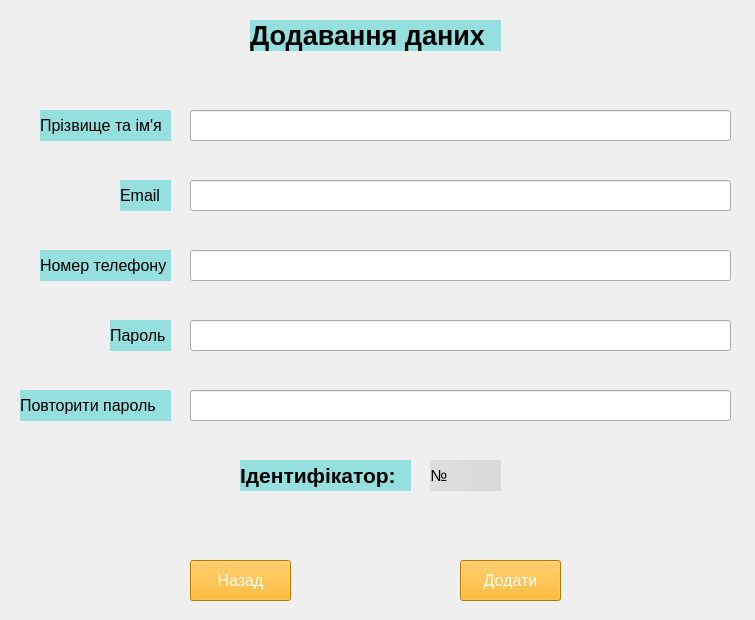
<?xml version="1.0" encoding="UTF-8"?>
<ui version="4.0">
 <class>MainWindow</class>
 <widget class="QMainWindow" name="MainWindow">
  <property name="geometry">
   <rect>
    <x>0</x>
    <y>0</y>
    <width>755</width>
    <height>620</height>
   </rect>
  </property>
  <property name="windowTitle">
   <string>Оновлення даних</string>
  </property>
  <widget class="QWidget" name="centralwidget">
   <widget class="QLabel" name="label">
    <property name="geometry">
     <rect>
      <x>0</x>
      <y>0</y>
      <width>755</width>
      <height>620</height>
     </rect>
    </property>
    <property name="text">
     <string/>
    </property>
    <property name="pixmap">
     <pixmap>4a7eaeae52140c9205af389cc1e2c7b7-Enhanced-transformed (4).jpeg</pixmap>
    </property>
   </widget>
   <widget class="QLabel" name="label_2">
    <property name="geometry">
     <rect>
      <x>250</x>
      <y>20</y>
      <width>251</width>
      <height>31</height>
     </rect>
    </property>
    <property name="font">
     <font>
      <pointsize>20</pointsize>
      <weight>75</weight>
      <bold>true</bold>
     </font>
    </property>
    <property name="styleSheet">
     <string notr="true">background-color: rgb(149, 223, 223);</string>
    </property>
    <property name="text">
     <string>Додавання даних</string>
    </property>
   </widget>
   <widget class="QPushButton" name="admin_back">
    <property name="geometry">
     <rect>
      <x>190</x>
      <y>560</y>
      <width>101</width>
      <height>41</height>
     </rect>
    </property>
    <property name="font">
     <font>
      <pointsize>12</pointsize>
     </font>
    </property>
    <property name="styleSheet">
     <string notr="true">background-color: rgb(255, 170, 0);
color: rgb(255, 255, 255);</string>
    </property>
    <property name="text">
     <string>Назад</string>
    </property>
   </widget>
   <widget class="QPushButton" name="admin_add_admin">
    <property name="geometry">
     <rect>
      <x>460</x>
      <y>560</y>
      <width>101</width>
      <height>41</height>
     </rect>
    </property>
    <property name="font">
     <font>
      <pointsize>12</pointsize>
     </font>
    </property>
    <property name="styleSheet">
     <string notr="true">background-color: rgb(255, 170, 0);
color: rgb(255, 255, 255);</string>
    </property>
    <property name="text">
     <string>Додати</string>
    </property>
   </widget>
   <widget class="QLineEdit" name="take_password_again">
    <property name="geometry">
     <rect>
      <x>190</x>
      <y>390</y>
      <width>541</width>
      <height>31</height>
     </rect>
    </property>
   </widget>
   <widget class="QLineEdit" name="take_phone">
    <property name="geometry">
     <rect>
      <x>190</x>
      <y>250</y>
      <width>541</width>
      <height>31</height>
     </rect>
    </property>
   </widget>
   <widget class="QLabel" name="label_full_name">
    <property name="geometry">
     <rect>
      <x>40</x>
      <y>110</y>
      <width>131</width>
      <height>31</height>
     </rect>
    </property>
    <property name="font">
     <font>
      <pointsize>12</pointsize>
      <weight>50</weight>
      <bold>false</bold>
     </font>
    </property>
    <property name="toolTip">
     <string>&lt;html&gt;&lt;head/&gt;&lt;body&gt;&lt;p align=&quot;center&quot;&gt;&lt;br/&gt;&lt;/p&gt;&lt;/body&gt;&lt;/html&gt;</string>
    </property>
    <property name="styleSheet">
     <string notr="true">background-color: rgb(149, 223, 223);</string>
    </property>
    <property name="text">
     <string>Прізвище та ім'я</string>
    </property>
    <property name="margin">
     <number>3</number>
    </property>
   </widget>
   <widget class="QLineEdit" name="take_email">
    <property name="geometry">
     <rect>
      <x>190</x>
      <y>180</y>
      <width>541</width>
      <height>31</height>
     </rect>
    </property>
   </widget>
   <widget class="QLineEdit" name="take_password">
    <property name="geometry">
     <rect>
      <x>190</x>
      <y>320</y>
      <width>541</width>
      <height>31</height>
     </rect>
    </property>
   </widget>
   <widget class="QLabel" name="label_num_ph">
    <property name="geometry">
     <rect>
      <x>40</x>
      <y>250</y>
      <width>131</width>
      <height>31</height>
     </rect>
    </property>
    <property name="font">
     <font>
      <pointsize>12</pointsize>
      <weight>50</weight>
      <bold>false</bold>
     </font>
    </property>
    <property name="toolTip">
     <string>&lt;html&gt;&lt;head/&gt;&lt;body&gt;&lt;p align=&quot;center&quot;&gt;&lt;br/&gt;&lt;/p&gt;&lt;/body&gt;&lt;/html&gt;</string>
    </property>
    <property name="styleSheet">
     <string notr="true">background-color: rgb(149, 223, 223);</string>
    </property>
    <property name="text">
     <string>Номер телефону</string>
    </property>
    <property name="margin">
     <number>3</number>
    </property>
   </widget>
   <widget class="QLabel" name="label_pass">
    <property name="geometry">
     <rect>
      <x>110</x>
      <y>320</y>
      <width>61</width>
      <height>31</height>
     </rect>
    </property>
    <property name="font">
     <font>
      <pointsize>12</pointsize>
      <weight>50</weight>
      <bold>false</bold>
     </font>
    </property>
    <property name="toolTip">
     <string>&lt;html&gt;&lt;head/&gt;&lt;body&gt;&lt;p align=&quot;center&quot;&gt;&lt;br/&gt;&lt;/p&gt;&lt;/body&gt;&lt;/html&gt;</string>
    </property>
    <property name="styleSheet">
     <string notr="true">background-color: rgb(149, 223, 223);</string>
    </property>
    <property name="text">
     <string>Пароль</string>
    </property>
    <property name="margin">
     <number>3</number>
    </property>
   </widget>
   <widget class="QLineEdit" name="take_name_and_surname">
    <property name="geometry">
     <rect>
      <x>190</x>
      <y>110</y>
      <width>541</width>
      <height>31</height>
     </rect>
    </property>
   </widget>
   <widget class="QLabel" name="label_email">
    <property name="geometry">
     <rect>
      <x>120</x>
      <y>180</y>
      <width>51</width>
      <height>31</height>
     </rect>
    </property>
    <property name="font">
     <font>
      <pointsize>12</pointsize>
      <weight>50</weight>
      <bold>false</bold>
     </font>
    </property>
    <property name="toolTip">
     <string>&lt;html&gt;&lt;head/&gt;&lt;body&gt;&lt;p align=&quot;center&quot;&gt;&lt;br/&gt;&lt;/p&gt;&lt;/body&gt;&lt;/html&gt;</string>
    </property>
    <property name="styleSheet">
     <string notr="true">background-color: rgb(149, 223, 223);</string>
    </property>
    <property name="text">
     <string>Email</string>
    </property>
    <property name="margin">
     <number>3</number>
    </property>
   </widget>
   <widget class="QLabel" name="label_repeat_pass">
    <property name="geometry">
     <rect>
      <x>20</x>
      <y>390</y>
      <width>151</width>
      <height>31</height>
     </rect>
    </property>
    <property name="font">
     <font>
      <pointsize>12</pointsize>
      <weight>50</weight>
      <bold>false</bold>
     </font>
    </property>
    <property name="toolTip">
     <string>&lt;html&gt;&lt;head/&gt;&lt;body&gt;&lt;p align=&quot;center&quot;&gt;&lt;br/&gt;&lt;/p&gt;&lt;/body&gt;&lt;/html&gt;</string>
    </property>
    <property name="styleSheet">
     <string notr="true">background-color: rgb(149, 223, 223);</string>
    </property>
    <property name="text">
     <string>Повторити пароль</string>
    </property>
    <property name="margin">
     <number>3</number>
    </property>
   </widget>
   <widget class="QLabel" name="admin_lbl">
    <property name="geometry">
     <rect>
      <x>240</x>
      <y>460</y>
      <width>171</width>
      <height>31</height>
     </rect>
    </property>
    <property name="font">
     <font>
      <pointsize>16</pointsize>
      <weight>75</weight>
      <bold>true</bold>
     </font>
    </property>
    <property name="styleSheet">
     <string notr="true">background-color: rgb(149, 223, 223);</string>
    </property>
    <property name="text">
     <string>Ідентифікатор:</string>
    </property>
   </widget>
   <widget class="QLabel" name="lbl">
    <property name="geometry">
     <rect>
      <x>430</x>
      <y>460</y>
      <width>71</width>
      <height>31</height>
     </rect>
    </property>
    <property name="font">
     <font>
      <pointsize>12</pointsize>
      <weight>50</weight>
      <bold>false</bold>
     </font>
    </property>
    <property name="toolTip">
     <string>&lt;html&gt;&lt;head/&gt;&lt;body&gt;&lt;p align=&quot;center&quot;&gt;&lt;br/&gt;&lt;/p&gt;&lt;/body&gt;&lt;/html&gt;</string>
    </property>
    <property name="styleSheet">
     <string notr="true">background-color: qlineargradient(spread:pad, x1:0, y1:0, x2:1, y2:0, stop:0 rgba(221, 221, 221, 226), stop:1 rgba(214, 214, 214, 224));</string>
    </property>
    <property name="text">
     <string>№</string>
    </property>
    <property name="margin">
     <number>3</number>
    </property>
   </widget>
  </widget>
 </widget>
 <resources/>
 <connections/>
</ui>
